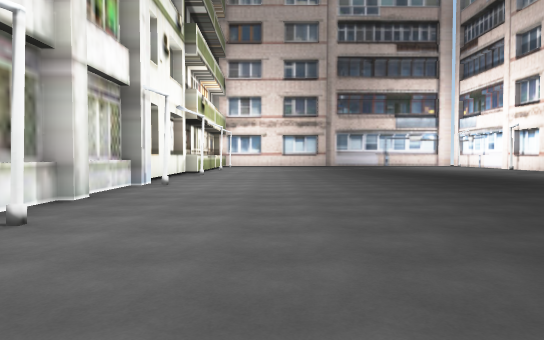
View 1 (above)

18 first-person views from a walk through a scene from a Unity 3-D project. The camera is 1.4 m above the floor, tilts 2° down and sees 70° across. The floor is counted in squares, 2 m on a side. Each view is taken from the middle of a square. On the plan, view 1 faces up. The plan holds only what a view shows up to about 11 squares ahead; the rest is blank. The place goes on beyond the plan. The player is left out. Some animated figures are left out. Some surface patterns are stand-ins.

View 2
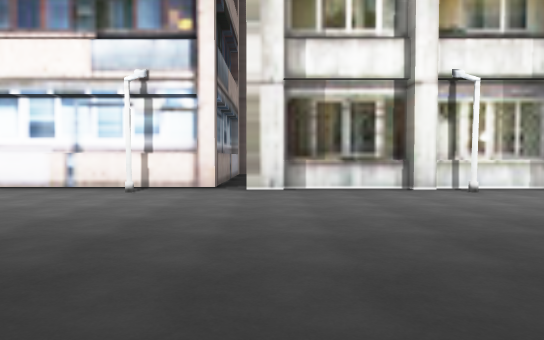

View 3
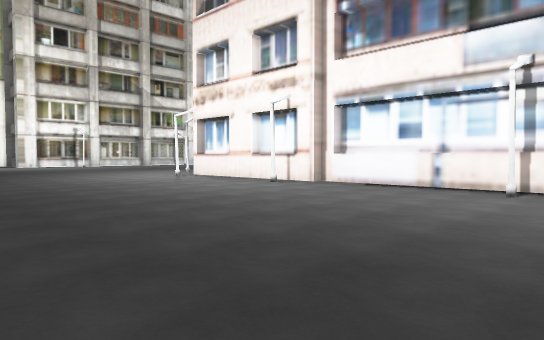

View 4
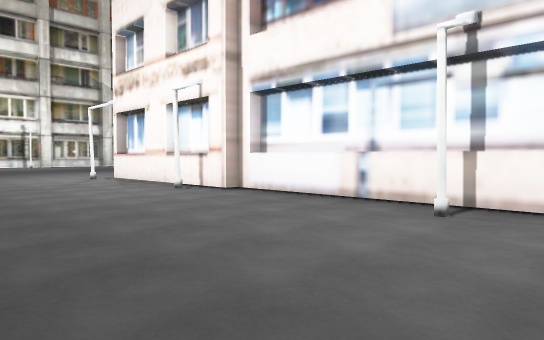

View 5
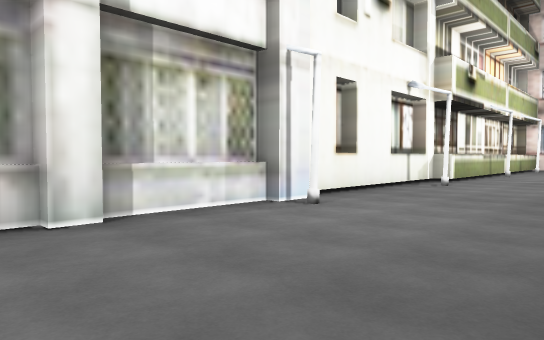

View 6
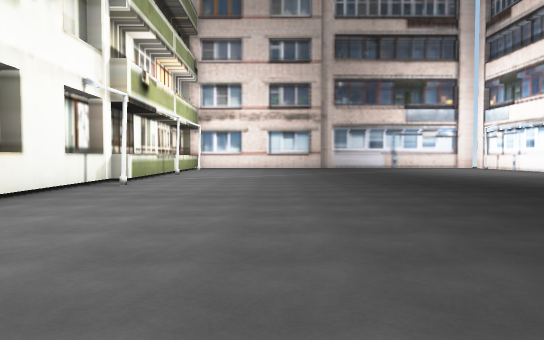

View 7
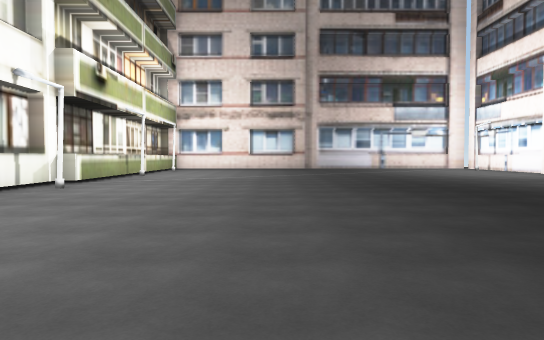

View 8
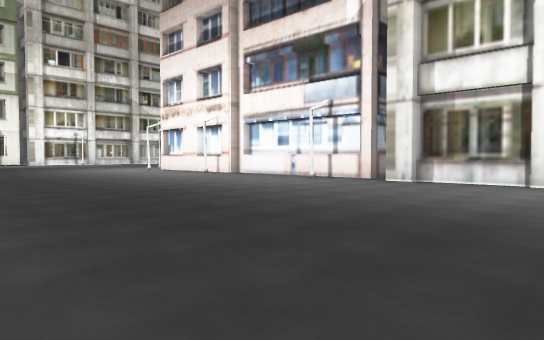

View 9
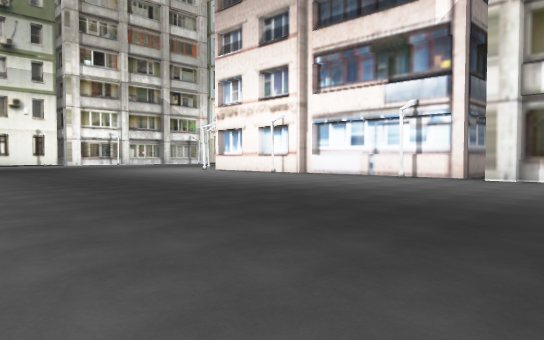

View 10
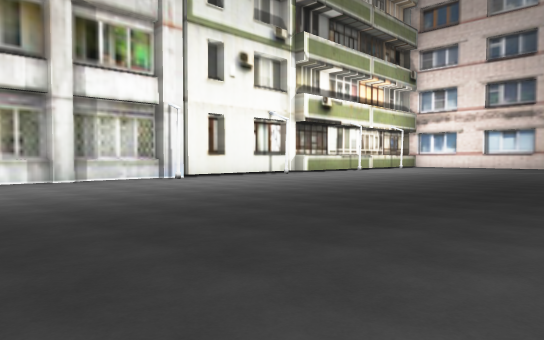

View 11
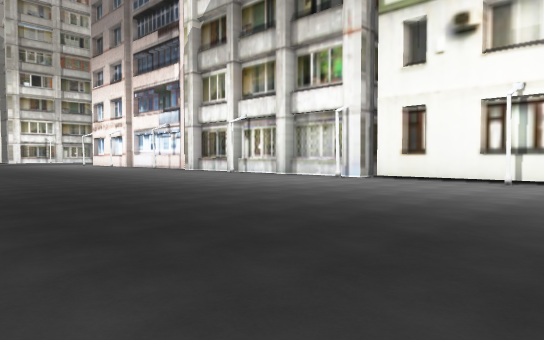

View 12
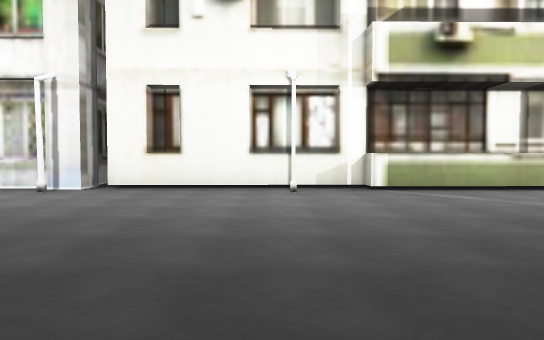

View 13
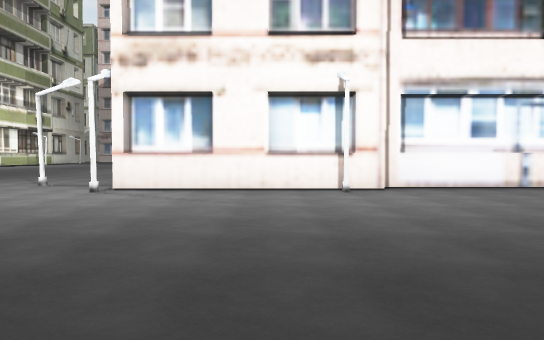

View 14
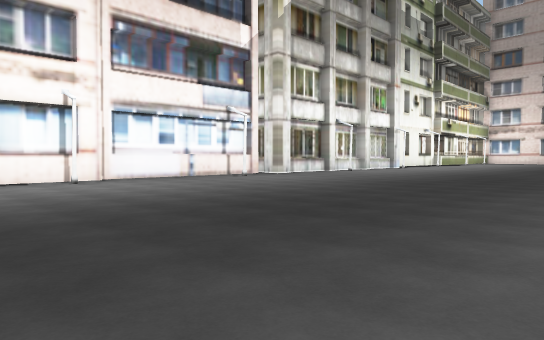

View 15
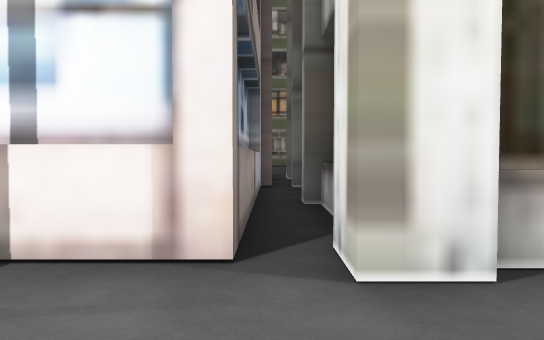

View 16
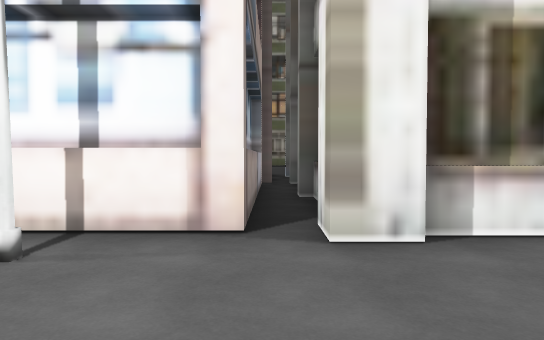

View 17
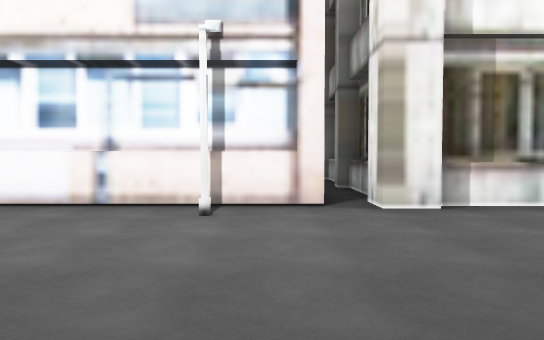

View 18
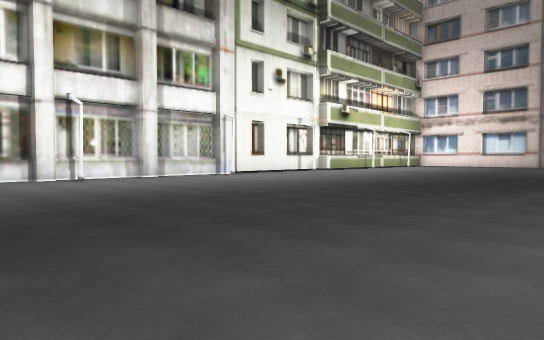

### Floor plan
Key: @ floor where view 1 was taken; # wall or solid block; . floor; O other object.
Columns run from 10 left of view 1 to 9 right of it. Each row starts with its distance up from view 1.
 17       ##............
 16       ##............
 15       #............
 14       #............
 13       #...........
 12       #...........
 11       #...........
 10     OOOO..........
  9       O...........
  8       O............
  7       OO...........
  6       O............
  5       O............
  4       OO...........
  3       OO............
  2       O.............
  1       O.............
  0 OO OOOOO..@.........
 -1 O..................
 -2  OOOOOO............
 -3       O............
 -4       O............
 -5       O............
 -6       O...........
 -7       O...........
 -8       OO..........
 -9       OO...........
-10       OO...........
-11       OO..........
-12       OO...... .. .
-13       OO......

Positions as (right, up) in squares from view 1, and headings:
1: (0, 0), facing up
2: (5, 0), facing left
3: (5, -1), facing down-left
4: (2, -1), facing down-left
5: (1, 5), facing up-left
6: (1, 5), facing up
7: (2, 6), facing up
8: (7, 5), facing down-left
9: (9, 3), facing down-left
10: (8, 3), facing up-left
11: (8, 17), facing down-left
12: (5, 14), facing left
13: (5, -10), facing left
14: (8, -12), facing up-left
15: (-1, -1), facing left
16: (0, -1), facing left
17: (2, -2), facing left
18: (9, 0), facing up-left
